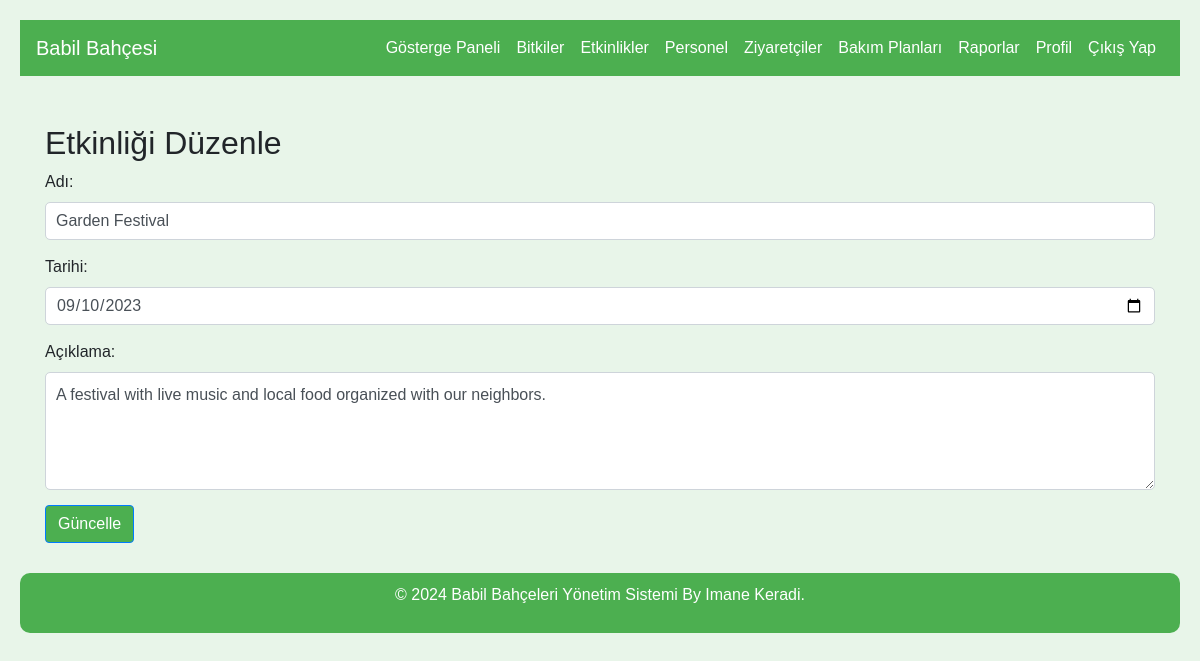
The page /events/edit.php?id=1 on the database its author committed.
### tables this page shows
CREATE TABLE `events` (
  `id` int(11) NOT NULL,
  `name` varchar(255) NOT NULL,
  `date` date NOT NULL,
  `description` text NOT NULL
);

### events/edit.php (the view, shortened to what this page needs)
<!DOCTYPE html>
<html lang="tr">
<head>
  <link rel="stylesheet" href="https://stackpath.bootstrapcdn.com/bootstrap/4.5.2/css/bootstrap.min.css">
  <link rel="stylesheet" href="https://cdnjs.cloudflare.com/ajax/libs/font-awesome/5.15.3/css/all.min.css">
</head>
<body>
<nav class="navbar navbar-expand-lg navbar-dark">
  <a class="navbar-brand" href="../dashboard.php">Babil Bahçesi</a>
  <div class="collapse navbar-collapse" id="navbarNav">
    <ul class="navbar-nav ml-auto">
      <li class="nav-item"><a class="nav-link" href="../dashboard.php">Gösterge Paneli</a></li>
      <li class="nav-item"><a class="nav-link" href="../plants/list.php">Bitkiler</a></li>
      <li class="nav-item"><a class="nav-link" href="../events/list.php">Etkinlikler</a></li>
      <li class="nav-item"><a class="nav-link" href="../staff/list.php">Personel</a></li>
      <li class="nav-item"><a class="nav-link" href="../visitors/list.php">Ziyaretçiler</a></li>
      <li class="nav-item"><a class="nav-link" href="../care_plans/list.php">Bakım Planları</a></li>
      <li class="nav-item"><a class="nav-link" href="../reports/list.php">Raporlar</a></li>
      <li class="nav-item"><a class="nav-link" href="../profile.php">Profil</a></li>
      <li class="nav-item"><a class="nav-link" href="../logout.php">Çıkış Yap</a></li>
    </ul>
  </div>
</nav>
<div class="container mt-5">
  <?php
    include('../config/db.php');
    if (isset($_GET['id'])) {
        $id = $_GET['id'];
        if ($_SERVER['REQUEST_METHOD'] == 'POST') {
            $name = $_POST['name'];
            $date = $_POST['date'];
            $description = $_POST['description'];
            $sql = "UPDATE events SET name='$name', date='$date', description='$description' WHERE id=$id";
            if ($conn->query($sql) === TRUE) {
                echo "Etkinlik başarıyla güncellendi";
                header('Location: list.php');
                exit;
            } else {
                echo "Hata: " . $conn->error;
            }
        } else {
            $sql = "SELECT * FROM events WHERE id=$id";
            $result = $conn->query($sql);
            if ($result->num_rows > 0) {
                $row = $result->fetch_assoc();
            } else {
                echo "Etkinlik bulunamadı.";
                exit;
            }
        }
    }
  ?>
  <?php if (isset($row)) : ?>
  <h2>Etkinliği Düzenle</h2>
  <form method="POST" action="edit.php?id=<?php echo $row['id']; ?>">
    <div class="form-group">
      <label for="name">Adı:</label>
      <input type="text" name="name" id="name" value="<?php echo $row['name']; ?>" class="form-control" required>
    </div>
    <div class="form-group">
      <label for="date">Tarihi:</label>
      <input type="date" name="date" id="date" value="<?php echo $row['date']; ?>" class="form-control" required>
    </div>
    <div class="form-group">
      <label for="description">Açıklama:</label>
      <textarea name="description" id="description" rows="4" class="form-control" required><?php echo $row['description']; ?></textarea>
    </div>
    <button type="submit" class="btn btn-primary">Güncelle</button>
  </form>
  <?php else : ?>
  <h2>Etkinlik bulunamadı.</h2>
  <?php endif; ?>
</div>
<div class="footer">
  <p>&copy; 2024 Babil Bahçeleri Yönetim Sistemi By Imane Keradi.</p>
</div>
</body>
</html>

### events/edit.php (style rules this page uses)
body { font-family: Arial, sans-serif; margin: 0; padding: 20px; background-color: #e8f5e9; }
.navbar { background-color: #4CAF50; }
.navbar-dark .navbar-nav .nav-link { color: white !important; }
.form-group { margin-bottom: 15px; }
.form-control { width: 100%; padding: 10px; border: 1px solid #ced4da; border-radius: 5px; }
textarea { resize: vertical; }
.btn-primary { background-color: #4CAF50; border-color: #007bff; color: #fff; }
.footer { background-color: #4caf50; padding: 10px; color: #fff; text-align: center; border-radius: 10px; margin-top: 30px; }

### rows shown on the page
events: name "Garden Festival", date "09/10/2023", description "A festival with live music and local food organized with our neighbors."
